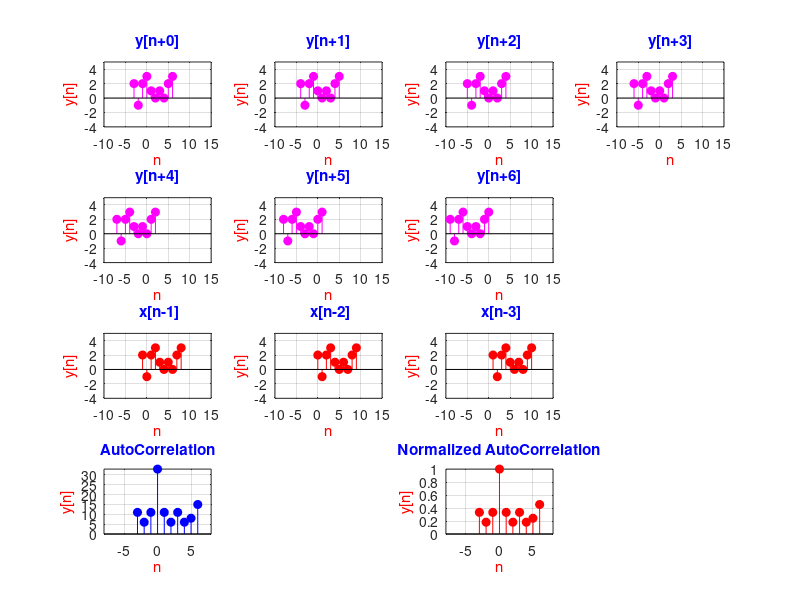

MATLAB code to generate this figure:
n=-3:6;
x=[2,-1,2,3,1,0,1,0,2,3];
sum1=0;
ls=[];
plus=[];
minus=[];
for i=1:7
    subplot(4,4,i);
    stem(n,x,'m','filled');
    xlabel('n','Color','r');
    ylabel('y[n]','Color','r');
    title(sprintf('y[n+%d]',i-1),'color','b');
    axis([-10 15 -4 5]);
    grid ;
    sum=0;
    for cc=1:11-i
        sum=sum+x(cc).*x(cc+i-1); 
    end 
    disp((sprintf("x[n]*x[n+%d] = %d",i-1,sum)));
    ls=[ls,sum];
    sum=0;
    n = -3-i:6-i;
end 
  
n=-3:6;
x=[2,-1,2,3,1,0,1,0,2,3];
for i=2:4
    n = -3+i:6+i;
    subplot(4,4,i+7);
    stem(n,x,'r','filled');
    xlabel('n','Color','r');
    ylabel('y[n]','Color','r');
    title(sprintf(' x[n-%d]',i-1),'color','b');
    axis([-10 15 -4 5]);
    grid ;
    sum=0;
    for cc=1:11-i
        sum=sum+x(cc+i-1).*x(cc); 
    end 
    disp((sprintf("x[n]*x[n-%d] = %d",i-1,sum)));
        
    plus=[plus,sum];
    sum=0;  
end 

b=flip(plus);
minus=[minus,b];
minus=[minus,ls];
disp(minus)
pxx=[];
pp=minus(4);
for i=1:10
    nn=minus(i)/pp;
    pxx = [pxx,nn];
end
disp(pxx)

n=-3:6;
subplot(4,4,13)
stem(n,minus,'b','filled');
xlabel('n','Color','r');
ylabel('y[n]','Color','r');
title('AutoCorrelation','color','b')
axis([-8 8 -inf inf]);
grid ;
n=-3:6;
subplot(4,4,15);
stem(n,pxx,'r','filled');
xlabel('n','Color','r');
ylabel('y[n]','Color','r');
title('Normalized AutoCorrelation','color','b')
axis([-8 8 -inf inf]);
grid ;

    




